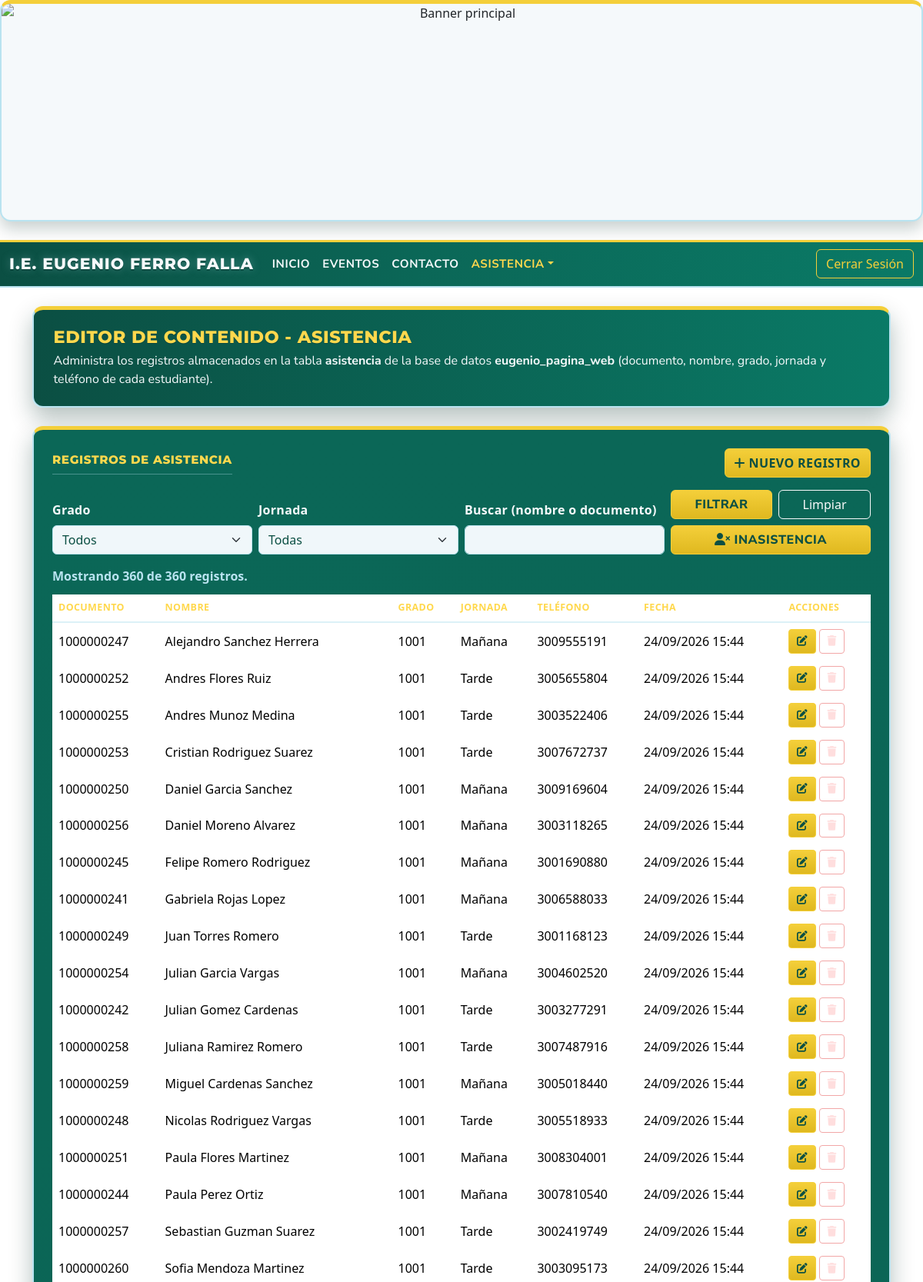
The app's page /asistencia/asistencia.php (signed in, upper part) with its own data.
### tables this page shows
CREATE TABLE `asistencia` (
  `id_asistencia` int(11) NOT NULL,
  `documento_asistencia` int(11) NOT NULL,
  `nombre_asistencia` varchar(100) NOT NULL,
  `grado_asistencia` varchar(5) NOT NULL,
  `jornada_asistencia` varchar(20) NOT NULL,
  `telefino_asistencia` bigint(14) NOT NULL,
  `fecha_asistencia` timestamp NOT NULL DEFAULT current_timestamp()
);

### asistencia/asistencia.php (the view, shortened to what this page needs)
<?php
require_once __DIR__ . "/conexion.php";
$filtroTexto = trim($_GET["buscar"] ?? "");
$sql = "SELECT * FROM asistencia";
$sql .= " ORDER BY grado_asistencia ASC, nombre_asistencia ASC LIMIT 500";
$stmt = $mysqli->prepare($sql);
$stmt->execute();
$registros = $stmt->get_result()->fetch_all(MYSQLI_ASSOC);
$avisoOtroFiltro = "";
$totalGeneral = (int) $mysqli->query("SELECT COUNT(*) AS total FROM asistencia")->fetch_assoc()["total"];
function texto(string $valor): string
{
    return htmlspecialchars($valor, ENT_QUOTES, "UTF-8");
}
?>
<!DOCTYPE html>
<html lang="es">
<head>
    <link rel="stylesheet" href="../bootstrap-5.3.8-dist/css/bootstrap.min.css">
    <link rel="stylesheet" href="https://cdnjs.cloudflare.com/ajax/libs/font-awesome/6.5.2/css/all.min.css">
    <link rel="stylesheet" href="./asistencia.css">
    <link rel="stylesheet" href="./cuadricula.css">
</head>
<body>
  <div class="container-fluid text-center px-0">
    <div class="row g-0 align-items-stretch hero-row">
      <div class="col-12">
        <div class="hero-banner-card">
          <img src="../inicio/img-ini/banner.png" class="banner" alt="Banner principal">
        </div>
      </div>
    </div>
  </div>
  <br>
  <nav class="navbar navbar-expand-lg nav-banner w-100">
    <div class="container-fluid">
      <a class="navbar-brand" href="#">I.E. Eugenio Ferro Falla</a>
      <div class="collapse navbar-collapse" id="navbarSupportedContent">
        <ul class="navbar-nav me-auto mb-2 mb-lg-0">
          <li class="nav-item">
            <a class="nav-link" href="../inicio/index-formulario.php">Inicio</a>
          </li>
          <li class="nav-item">
            <a class="nav-link" href="../eventos/eventos-formulario.php">Eventos</a>
          </li>
          <li class="nav-item">
            <a class="nav-link" href="../contacto/contacto-formulario.php">Contacto</a>
          </li>
          <li class="nav-item dropdown">
            <button type="button" class="nav-link dropdown-toggle active" data-bs-toggle="dropdown" aria-expanded="false" aria-current="page">Asistencia</button>
          </li>
        </ul>
        <button class="btn btn-outline-success" type="button" data-bs-toggle="modal" data-bs-target="#logoutModal">Cerrar Sesión</button>
      </div>
    </div>
  </nav>
  <br>
  <div class="container">
    <div class="editor-header-card mb-4">
      <h1>Editor de contenido - Asistencia</h1>
      <p>Administra los registros almacenados en la tabla <strong>asistencia</strong> de la base de datos <strong>eugenio_pagina_web</strong> (documento, nombre, grado, jornada y teléfono de cada estudiante).</p>
    </div>
    <div class="editor-content-card p-4 mb-4">
      <div class="d-flex flex-wrap justify-content-between align-items-center gap-2 mb-3">
        <div class="editor-section-title mb-0">Registros de asistencia</div>
        <button class="btn btn-crear btn-nuevo-registro" type="button" data-bs-toggle="modal" data-bs-target="#modalRegistro">
          <i class="fa-solid fa-plus"></i> Nuevo registro
        </button>
      </div>
      <form method="get" class="row g-2 align-items-end mb-3">
        <div class="col-6 col-md-3">
          <label class="form-label login-label" for="filtro-grado">Grado</label>
          <select class="form-select login-input" id="filtro-grado" name="grado">
            <option value="">Todos</option>
          </select>
        </div>
        <div class="col-6 col-md-3">
          <label class="form-label login-label" for="filtro-jornada">Jornada</label>
          <select class="form-select login-input" id="filtro-jornada" name="jornada">
            <option value="">Todas</option>
          </select>
        </div>
        <div class="col-12 col-md-3">
          <label class="form-label login-label" for="filtro-buscar">Buscar (nombre o documento)</label>
          <input type="text" class="form-control login-input" id="filtro-buscar" name="buscar" value="<?= texto($filtroTexto) ?>">
        </div>
        <div class="col-12 col-md-3 d-flex flex-wrap gap-2">
          <button type="submit" class="btn login-submit-btn flex-fill">Filtrar</button>
          <a href="./asistencia.php" class="btn btn-outline-light flex-fill">Limpiar</a>
          <button type="button" class="btn login-submit-btn flex-fill" data-bs-toggle="modal" data-bs-target="#modalInasistencia">
            <i class="fa-solid fa-user-xmark"></i> Inasistencia
          </button>
        </div>
      </form>
      <p class="resumen-asistencia">Mostrando <?= count($registros) ?> de <?= $totalGeneral ?> registros.</p>
      <?php if ($registros === []): ?>
        <div class="editor-empty-card">
          <p class="mb-0">No se encontraron registros con los filtros seleccionados.</p>
          <?php if ($avisoOtroFiltro !== ""): ?>
            <p class="mb-0 mt-2"><strong><?= texto($avisoOtroFiltro) ?></strong></p>
          <?php endif; ?>
        </div>
      <?php else: ?>
        <div class="table-responsive">
          <table class="table table-borderless tabla-asistencia align-middle mb-0">
            <thead>
              <tr>
                <th>Documento</th>
                <th>Nombre</th>
                <th>Grado</th>
                <th>Jornada</th>
                <th>Teléfono</th>
                <th>Fecha</th>
                <th>Acciones</th>
              </tr>
            </thead>
            <tbody>
              <?php foreach ($registros as $registro): ?>
                <tr>
                  <td><?= texto((string) $registro["documento_asistencia"]) ?></td>
                  <td><?= texto($registro["nombre_asistencia"]) ?></td>
                  <td><?= texto($registro["grado_asistencia"]) ?></td>
                  <td><?= texto($registro["jornada_asistencia"]) ?></td>
                  <td><?= texto((string) $registro["telefino_asistencia"]) ?></td>
                  <td><?= texto(date("d/m/Y H:i", strtotime($registro["fecha_asistencia"]))) ?></td>
                  <td class="text-nowrap">
                    <button type="button" class="btn btn-sm btn-editar btn-editar-registro" data-bs-toggle="modal" data-bs-target="#modalRegistro"
                      data-id="<?= (int) $registro["id_asistencia"] ?>"
                      data-documento="<?= texto((string) $registro["documento_asistencia"]) ?>"
                      data-nombre="<?= texto($registro["nombre_asistencia"]) ?>"
                      data-grado="<?= texto($registro["grado_asistencia"]) ?>"
                      data-jornada="<?= texto($registro["jornada_asistencia"]) ?>"
                      data-telefono="<?= texto((string) $registro["telefino_asistencia"]) ?>"
                      title="Editar registro">
                      <i class="fa-solid fa-pen-to-square"></i>
                    </button>
                    <form method="post" class="d-inline" onsubmit="return confirm('¿Seguro que deseas eliminar este registro de asistencia?');">
                      <button type="submit" class="btn btn-sm btn-eliminar" title="Eliminar registro"><i class="fa-solid fa-trash"></i></button>
                    </form>
                  </td>
                </tr>
              <?php endforeach; ?>
            </tbody>
          </table>
        </div>
      <?php endif; ?>
    </div>
  </div>
  <br>
</body>
</html>

### asistencia/asistencia.css (style rules this page uses)
body { margin: 0; }
:root { --brand-green: #287a69; --brand-green-dark: #1f6153; --brand-green-deep: #145244; --brand-focus-ring: rgba(40, 122, 105, 0.28); --banner-teal: #0b6757; --banner-teal-dark: #0b4f43; --banner-emerald: #0a7a66; --banner-sky: #b9e3f0; --banner-gold: #f4cf3a; --banner-white: #f5f9fb; }
a { color: var(--brand-green); }
.login-label { color: #f5f9fb; font-weight: 700; letter-spacing: 0.3px; }
.login-input { background-color: #f0f7fa; border: 1px solid #b9e3f0; color: #0b4f43; }
.login-input::placeholder { color: #4f8b80; }
.login-submit-btn { background: linear-gradient(180deg, #f4cf3a 0%, #dfb81f 100%); border: 1px solid #f4cf3a; color: #0b4f43; font-family: "Nunito Sans", "Segoe UI", sans-serif; font-weight: 800; text-transform: uppercase; letter-spacing: 0.6px; }
.editor-header-card { background: linear-gradient(90deg, #0b4f43 0%, #0a7a66 100%); border: 2px solid #b9e3f0; border-top: 5px solid #f4cf3a; border-radius: 14px; padding: 1.4rem 1.6rem; color: #f5f9fb; box-shadow: 0 14px 30px rgba(7, 46, 40, 0.3); }
.editor-header-card h1 { font-family: "Montserrat", "Trebuchet MS", sans-serif; font-size: 1.4rem; font-weight: 800; text-transform: uppercase; letter-spacing: 0.6px; color: #ffd84d; text-shadow: 0 1px 0 rgba(4, 52, 45, 0.45); margin-bottom: 0.35rem; }
.editor-header-card p { margin: 0; font-family: "Nunito Sans", "Segoe UI", sans-serif; }
.editor-content-card { background: linear-gradient(180deg, #0b6757 0%, #0b4f43 100%); border: 2px solid #b9e3f0; border-top: 5px solid #f4cf3a; border-radius: 14px; box-shadow: 0 14px 30px rgba(7, 46, 40, 0.3); color: #f5f9fb; overflow: hidden; }
.editor-content-card .editor-section-title { font-family: "Montserrat", "Trebuchet MS", sans-serif; font-weight: 800; text-transform: uppercase; letter-spacing: 0.6px; color: #ffd84d; font-size: 0.95rem; border-bottom: 1px solid rgba(185, 227, 240, 0.35); padding-bottom: 0.4rem; margin-bottom: 0.75rem; }
.btn-crear { background: linear-gradient(180deg, #f4cf3a 0%, #dfb81f 100%); border: 1px solid #f4cf3a; color: #0b4f43; font-weight: 800; text-transform: uppercase; letter-spacing: 0.4px; }
.btn-editar { background: linear-gradient(180deg, #f4cf3a 0%, #dfb81f 100%); border: 1px solid #f4cf3a; color: #0b4f43; font-weight: 800; text-transform: uppercase; letter-spacing: 0.4px; }
.btn-eliminar { background: transparent; border: 1px solid #f2a7a7; color: #ffdede; font-weight: 800; text-transform: uppercase; letter-spacing: 0.4px; }
.resumen-asistencia { color: #b9e3f0; font-weight: 600; margin-bottom: 0.75rem; }
.tabla-asistencia { color: #f5f9fb; }
.tabla-asistencia thead th { color: #ffd84d; text-transform: uppercase; font-size: 0.78rem; letter-spacing: 0.4px; border-bottom: 2px solid rgba(185, 227, 240, 0.5) !important; white-space: nowrap; }
.tabla-asistencia td, .tabla-asistencia th { border-color: rgba(185, 227, 240, 0.25) !important; vertical-align: middle; }
.tabla-asistencia .btn-editar, .tabla-asistencia .btn-eliminar { padding: 0.3rem 0.6rem; font-size: 0.85rem; }

### records on screen
asistencia: documento_asistencia "1000000247", nombre_asistencia "Alejandro Sanchez Herrera", grado_asistencia "1001", jornada_asistencia "Mañana", telefino_asistencia "3009555191", fecha_asistencia "24/09/2026 15:44"
asistencia: documento_asistencia "1000000252", nombre_asistencia "Andres Flores Ruiz", grado_asistencia "1001", jornada_asistencia "Tarde", telefino_asistencia "3005655804", fecha_asistencia "24/09/2026 15:44"
asistencia: documento_asistencia "1000000255", nombre_asistencia "Andres Munoz Medina", grado_asistencia "1001", jornada_asistencia "Tarde", telefino_asistencia "3003522406", fecha_asistencia "24/09/2026 15:44"
asistencia: documento_asistencia "1000000253", nombre_asistencia "Cristian Rodriguez Suarez", grado_asistencia "1001", jornada_asistencia "Tarde", telefino_asistencia "3007672737", fecha_asistencia "24/09/2026 15:44"
asistencia: documento_asistencia "1000000250", nombre_asistencia "Daniel Garcia Sanchez", grado_asistencia "1001", jornada_asistencia "Mañana", telefino_asistencia "3009169604", fecha_asistencia "24/09/2026 15:44"
asistencia: documento_asistencia "1000000256", nombre_asistencia "Daniel Moreno Alvarez", grado_asistencia "1001", jornada_asistencia "Mañana", telefino_asistencia "3003118265", fecha_asistencia "24/09/2026 15:44"
asistencia: documento_asistencia "1000000245", nombre_asistencia "Felipe Romero Rodriguez", grado_asistencia "1001", jornada_asistencia "Mañana", telefino_asistencia "3001690880", fecha_asistencia "24/09/2026 15:44"
asistencia: documento_asistencia "1000000241", nombre_asistencia "Gabriela Rojas Lopez", grado_asistencia "1001", jornada_asistencia "Mañana", telefino_asistencia "3006588033", fecha_asistencia "24/09/2026 15:44"
asistencia: documento_asistencia "1000000249", nombre_asistencia "Juan Torres Romero", grado_asistencia "1001", jornada_asistencia "Tarde", telefino_asistencia "3001168123", fecha_asistencia "24/09/2026 15:44"
asistencia: documento_asistencia "1000000254", nombre_asistencia "Julian Garcia Vargas", grado_asistencia "1001", jornada_asistencia "Mañana", telefino_asistencia "3004602520", fecha_asistencia "24/09/2026 15:44"
asistencia: documento_asistencia "1000000242", nombre_asistencia "Julian Gomez Cardenas", grado_asistencia "1001", jornada_asistencia "Tarde", telefino_asistencia "3003277291", fecha_asistencia "24/09/2026 15:44"
asistencia: documento_asistencia "1000000258", nombre_asistencia "Juliana Ramirez Romero", grado_asistencia "1001", jornada_asistencia "Tarde", telefino_asistencia "3007487916", fecha_asistencia "24/09/2026 15:44"
asistencia: documento_asistencia "1000000259", nombre_asistencia "Miguel Cardenas Sanchez", grado_asistencia "1001", jornada_asistencia "Mañana", telefino_asistencia "3005018440", fecha_asistencia "24/09/2026 15:44"
asistencia: documento_asistencia "1000000248", nombre_asistencia "Nicolas Rodriguez Vargas", grado_asistencia "1001", jornada_asistencia "Tarde", telefino_asistencia "3005518933", fecha_asistencia "24/09/2026 15:44"
asistencia: documento_asistencia "1000000251", nombre_asistencia "Paula Flores Martinez", grado_asistencia "1001", jornada_asistencia "Mañana", telefino_asistencia "3008304001", fecha_asistencia "24/09/2026 15:44"
asistencia: documento_asistencia "1000000244", nombre_asistencia "Paula Perez Ortiz", grado_asistencia "1001", jornada_asistencia "Mañana", telefino_asistencia "3007810540", fecha_asistencia "24/09/2026 15:44"
asistencia: documento_asistencia "1000000257", nombre_asistencia "Sebastian Guzman Suarez", grado_asistencia "1001", jornada_asistencia "Tarde", telefino_asistencia "3002419749", fecha_asistencia "24/09/2026 15:44"
asistencia: documento_asistencia "1000000260", nombre_asistencia "Sofia Mendoza Martinez", grado_asistencia "1001", jornada_asistencia "Tarde", telefino_asistencia "3003095173", fecha_asistencia "24/09/2026 15:44"

### other values on screen
count($registros) "360"
$totalGeneral "360"
